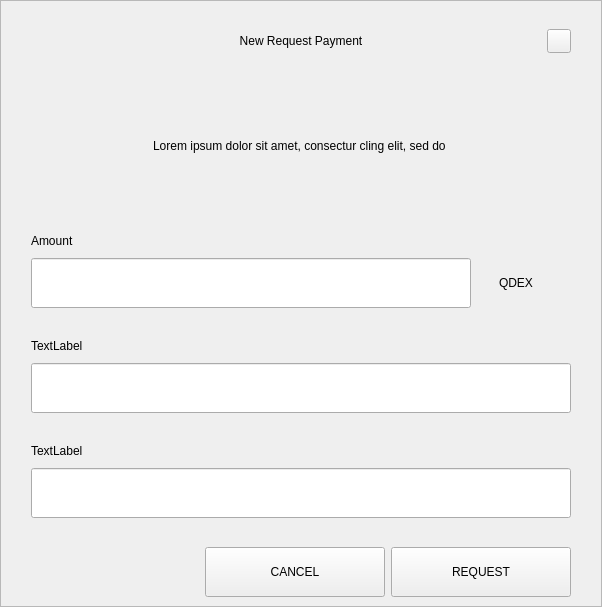
<?xml version="1.0" encoding="UTF-8"?>
<ui version="4.0">
 <class>RequestDialog</class>
 <widget class="QDialog" name="RequestDialog">
  <property name="geometry">
   <rect>
    <x>0</x>
    <y>0</y>
    <width>602</width>
    <height>607</height>
   </rect>
  </property>
  <property name="windowTitle">
   <string>Dialog</string>
  </property>
  <layout class="QVBoxLayout" name="verticalLayout_5">
   <property name="spacing">
    <number>0</number>
   </property>
   <property name="leftMargin">
    <number>0</number>
   </property>
   <property name="topMargin">
    <number>0</number>
   </property>
   <property name="rightMargin">
    <number>0</number>
   </property>
   <property name="bottomMargin">
    <number>0</number>
   </property>
   <item>
    <widget class="QFrame" name="frame">
     <property name="styleSheet">
      <string notr="true"/>
     </property>
     <property name="frameShape">
      <enum>QFrame::StyledPanel</enum>
     </property>
     <property name="frameShadow">
      <enum>QFrame::Raised</enum>
     </property>
     <layout class="QVBoxLayout" name="verticalLayout_4" stretch="1,0,0">
      <property name="spacing">
       <number>0</number>
      </property>
      <property name="leftMargin">
       <number>30</number>
      </property>
      <property name="topMargin">
       <number>20</number>
      </property>
      <property name="rightMargin">
       <number>30</number>
      </property>
      <property name="bottomMargin">
       <number>0</number>
      </property>
      <item>
       <layout class="QHBoxLayout" name="horizontalLayout_3">
        <property name="spacing">
         <number>0</number>
        </property>
        <item>
         <spacer name="horizontalSpacer_21">
          <property name="orientation">
           <enum>Qt::Horizontal</enum>
          </property>
          <property name="sizeHint" stdset="0">
           <size>
            <width>40</width>
            <height>20</height>
           </size>
          </property>
         </spacer>
        </item>
        <item>
         <widget class="QLabel" name="labelTitle">
          <property name="minimumSize">
           <size>
            <width>0</width>
            <height>40</height>
           </size>
          </property>
          <property name="maximumSize">
           <size>
            <width>16777215</width>
            <height>40</height>
           </size>
          </property>
          <property name="styleSheet">
           <string notr="true">padding-left:24px;</string>
          </property>
          <property name="text">
           <string>New Request Payment</string>
          </property>
          <property name="alignment">
           <set>Qt::AlignCenter</set>
          </property>
          <property name="margin">
           <number>7</number>
          </property>
         </widget>
        </item>
        <item>
         <spacer name="horizontalSpacer">
          <property name="orientation">
           <enum>Qt::Horizontal</enum>
          </property>
          <property name="sizeHint" stdset="0">
           <size>
            <width>40</width>
            <height>20</height>
           </size>
          </property>
         </spacer>
        </item>
        <item>
         <widget class="QPushButton" name="btnEsc">
          <property name="minimumSize">
           <size>
            <width>24</width>
            <height>24</height>
           </size>
          </property>
          <property name="maximumSize">
           <size>
            <width>24</width>
            <height>24</height>
           </size>
          </property>
          <property name="focusPolicy">
           <enum>Qt::NoFocus</enum>
          </property>
          <property name="text">
           <string/>
          </property>
         </widget>
        </item>
       </layout>
      </item>
      <item>
       <widget class="QStackedWidget" name="stack">
        <property name="minimumSize">
         <size>
          <width>540</width>
          <height>0</height>
         </size>
        </property>
        <property name="maximumSize">
         <size>
          <width>540</width>
          <height>16777215</height>
         </size>
        </property>
        <property name="currentIndex">
         <number>0</number>
        </property>
        <widget class="QWidget" name="page_1">
         <property name="minimumSize">
          <size>
           <width>540</width>
           <height>0</height>
          </size>
         </property>
         <property name="maximumSize">
          <size>
           <width>540</width>
           <height>16777215</height>
          </size>
         </property>
         <layout class="QVBoxLayout" name="layout1">
          <property name="spacing">
           <number>0</number>
          </property>
          <property name="leftMargin">
           <number>0</number>
          </property>
          <property name="topMargin">
           <number>0</number>
          </property>
          <property name="rightMargin">
           <number>0</number>
          </property>
          <property name="bottomMargin">
           <number>0</number>
          </property>
          <item>
           <spacer name="verticalSpacer_21">
            <property name="orientation">
             <enum>Qt::Vertical</enum>
            </property>
            <property name="sizeType">
             <enum>QSizePolicy::Fixed</enum>
            </property>
            <property name="sizeHint" stdset="0">
             <size>
              <width>20</width>
              <height>30</height>
             </size>
            </property>
           </spacer>
          </item>
          <item alignment="Qt::AlignHCenter">
           <widget class="QLabel" name="labelMessage">
            <property name="minimumSize">
             <size>
              <width>400</width>
              <height>50</height>
             </size>
            </property>
            <property name="text">
             <string>Lorem ipsum dolor sit amet, consectur cling elit, sed do </string>
            </property>
            <property name="alignment">
             <set>Qt::AlignCenter</set>
            </property>
            <property name="wordWrap">
             <bool>true</bool>
            </property>
           </widget>
          </item>
          <item alignment="Qt::AlignBottom">
           <widget class="QWidget" name="containerAmount" native="true">
            <layout class="QVBoxLayout" name="verticalLayout">
             <property name="spacing">
              <number>9</number>
             </property>
             <property name="leftMargin">
              <number>0</number>
             </property>
             <property name="topMargin">
              <number>0</number>
             </property>
             <property name="rightMargin">
              <number>0</number>
             </property>
             <property name="bottomMargin">
              <number>0</number>
             </property>
             <item>
              <widget class="QLabel" name="labelSubtitleAmount">
               <property name="minimumSize">
                <size>
                 <width>350</width>
                 <height>16</height>
                </size>
               </property>
               <property name="maximumSize">
                <size>
                 <width>16777215</width>
                 <height>16</height>
                </size>
               </property>
               <property name="text">
                <string>Amount</string>
               </property>
              </widget>
             </item>
             <item alignment="Qt::AlignTop">
              <widget class="QWidget" name="layoutAmount" native="true">
               <layout class="QHBoxLayout" name="horizontalLayout" stretch="2,0">
                <property name="spacing">
                 <number>0</number>
                </property>
                <property name="leftMargin">
                 <number>0</number>
                </property>
                <property name="topMargin">
                 <number>0</number>
                </property>
                <property name="rightMargin">
                 <number>0</number>
                </property>
                <property name="bottomMargin">
                 <number>0</number>
                </property>
                <item>
                 <widget class="QLineEdit" name="lineEditAmount">
                  <property name="minimumSize">
                   <size>
                    <width>0</width>
                    <height>50</height>
                   </size>
                  </property>
                  <property name="maximumSize">
                   <size>
                    <width>16777215</width>
                    <height>50</height>
                   </size>
                  </property>
                 </widget>
                </item>
                <item>
                 <widget class="QWidget" name="comboContainer" native="true">
                  <property name="minimumSize">
                   <size>
                    <width>100</width>
                    <height>50</height>
                   </size>
                  </property>
                  <property name="maximumSize">
                   <size>
                    <width>16777215</width>
                    <height>50</height>
                   </size>
                  </property>
                  <layout class="QHBoxLayout" name="horizontalLayout_31">
                   <property name="spacing">
                    <number>0</number>
                   </property>
                   <property name="leftMargin">
                    <number>0</number>
                   </property>
                   <property name="topMargin">
                    <number>0</number>
                   </property>
                   <property name="rightMargin">
                    <number>10</number>
                   </property>
                   <property name="bottomMargin">
                    <number>0</number>
                   </property>
                   <item>
                    <widget class="QLabel" name="comboBoxCoin">
                     <property name="text">
                      <string>QDEX</string>
                     </property>
                     <property name="alignment">
                      <set>Qt::AlignCenter</set>
                     </property>
                    </widget>
                   </item>
                  </layout>
                 </widget>
                </item>
               </layout>
              </widget>
             </item>
            </layout>
           </widget>
          </item>
          <item>
           <spacer name="verticalSpacer_31">
            <property name="orientation">
             <enum>Qt::Vertical</enum>
            </property>
            <property name="sizeType">
             <enum>QSizePolicy::Fixed</enum>
            </property>
            <property name="sizeHint" stdset="0">
             <size>
              <width>20</width>
              <height>30</height>
             </size>
            </property>
           </spacer>
          </item>
          <item>
           <layout class="QVBoxLayout" name="verticalLayoutLabel">
            <property name="spacing">
             <number>9</number>
            </property>
            <item>
             <widget class="QLabel" name="labelSubtitleLabel">
              <property name="minimumSize">
               <size>
                <width>0</width>
                <height>16</height>
               </size>
              </property>
              <property name="maximumSize">
               <size>
                <width>16777215</width>
                <height>16</height>
               </size>
              </property>
              <property name="text">
               <string>TextLabel</string>
              </property>
             </widget>
            </item>
            <item>
             <widget class="QLineEdit" name="lineEditLabel">
              <property name="minimumSize">
               <size>
                <width>0</width>
                <height>50</height>
               </size>
              </property>
              <property name="maximumSize">
               <size>
                <width>16777215</width>
                <height>50</height>
               </size>
              </property>
             </widget>
            </item>
           </layout>
          </item>
          <item>
           <spacer name="verticalSpacer_34">
            <property name="orientation">
             <enum>Qt::Vertical</enum>
            </property>
            <property name="sizeType">
             <enum>QSizePolicy::Fixed</enum>
            </property>
            <property name="sizeHint" stdset="0">
             <size>
              <width>20</width>
              <height>30</height>
             </size>
            </property>
           </spacer>
          </item>
          <item>
           <layout class="QVBoxLayout" name="verticalLayoutDescription">
            <property name="spacing">
             <number>9</number>
            </property>
            <item>
             <widget class="QLabel" name="labelSubtitleDescription">
              <property name="minimumSize">
               <size>
                <width>0</width>
                <height>16</height>
               </size>
              </property>
              <property name="maximumSize">
               <size>
                <width>16777215</width>
                <height>16</height>
               </size>
              </property>
              <property name="text">
               <string>TextLabel</string>
              </property>
             </widget>
            </item>
            <item>
             <widget class="QLineEdit" name="lineEditDescription">
              <property name="minimumSize">
               <size>
                <width>0</width>
                <height>50</height>
               </size>
              </property>
              <property name="maximumSize">
               <size>
                <width>16777215</width>
                <height>50</height>
               </size>
              </property>
             </widget>
            </item>
            <item>
             <spacer name="verticalSpacer_4">
              <property name="orientation">
               <enum>Qt::Vertical</enum>
              </property>
              <property name="sizeType">
               <enum>QSizePolicy::Fixed</enum>
              </property>
              <property name="sizeHint" stdset="0">
               <size>
                <width>20</width>
                <height>20</height>
               </size>
              </property>
             </spacer>
            </item>
           </layout>
          </item>
         </layout>
        </widget>
        <widget class="QWidget" name="page_2">
         <layout class="QVBoxLayout" name="layout2">
          <item>
           <spacer name="verticalSpacer_5">
            <property name="orientation">
             <enum>Qt::Vertical</enum>
            </property>
            <property name="sizeType">
             <enum>QSizePolicy::Fixed</enum>
            </property>
            <property name="sizeHint" stdset="0">
             <size>
              <width>20</width>
              <height>50</height>
             </size>
            </property>
           </spacer>
          </item>
          <item alignment="Qt::AlignHCenter">
           <widget class="QLabel" name="labelQrImg">
            <property name="minimumSize">
             <size>
              <width>260</width>
              <height>260</height>
             </size>
            </property>
            <property name="maximumSize">
             <size>
              <width>260</width>
              <height>260</height>
             </size>
            </property>
            <property name="text">
             <string/>
            </property>
            <property name="alignment">
             <set>Qt::AlignCenter</set>
            </property>
           </widget>
          </item>
          <item>
           <spacer name="verticalSpacer_2">
            <property name="orientation">
             <enum>Qt::Vertical</enum>
            </property>
            <property name="sizeType">
             <enum>QSizePolicy::Fixed</enum>
            </property>
            <property name="sizeHint" stdset="0">
             <size>
              <width>20</width>
              <height>30</height>
             </size>
            </property>
           </spacer>
          </item>
          <item alignment="Qt::AlignHCenter">
           <widget class="QLabel" name="labelAddress">
            <property name="text">
             <string>D7VFR83SQbiezrW72hjcWJtcfip5krte2Z </string>
            </property>
           </widget>
          </item>
          <item>
           <spacer name="verticalSpacer_32">
            <property name="orientation">
             <enum>Qt::Vertical</enum>
            </property>
            <property name="sizeType">
             <enum>QSizePolicy::Expanding</enum>
            </property>
            <property name="sizeHint" stdset="0">
             <size>
              <width>20</width>
              <height>20</height>
             </size>
            </property>
           </spacer>
          </item>
          <item>
           <layout class="QHBoxLayout" name="horizontal">
            <property name="leftMargin">
             <number>20</number>
            </property>
            <property name="rightMargin">
             <number>20</number>
            </property>
            <property name="bottomMargin">
             <number>20</number>
            </property>
            <item>
             <spacer name="horizontalSpacer_4">
              <property name="orientation">
               <enum>Qt::Horizontal</enum>
              </property>
              <property name="sizeHint" stdset="0">
               <size>
                <width>40</width>
                <height>20</height>
               </size>
              </property>
             </spacer>
            </item>
            <item>
             <widget class="QPushButton" name="btnCopyAddress">
              <property name="minimumSize">
               <size>
                <width>180</width>
                <height>50</height>
               </size>
              </property>
              <property name="text">
               <string>COPY ADDRESS</string>
              </property>
             </widget>
            </item>
            <item>
             <widget class="QPushButton" name="btnCopyUrl">
              <property name="minimumSize">
               <size>
                <width>180</width>
                <height>50</height>
               </size>
              </property>
              <property name="text">
               <string>COPY URL</string>
              </property>
             </widget>
            </item>
            <item>
             <spacer name="horizontalSpacer_2">
              <property name="orientation">
               <enum>Qt::Horizontal</enum>
              </property>
              <property name="sizeHint" stdset="0">
               <size>
                <width>40</width>
                <height>20</height>
               </size>
              </property>
             </spacer>
            </item>
           </layout>
          </item>
         </layout>
        </widget>
       </widget>
      </item>
      <item>
       <widget class="QWidget" name="buttonsStack" native="true">
        <layout class="QHBoxLayout" name="horizontalLayout_5">
         <property name="leftMargin">
          <number>20</number>
         </property>
         <property name="rightMargin">
          <number>0</number>
         </property>
         <item>
          <spacer name="horizontalSpacer_41">
           <property name="orientation">
            <enum>Qt::Horizontal</enum>
           </property>
           <property name="sizeHint" stdset="0">
            <size>
             <width>40</width>
             <height>20</height>
            </size>
           </property>
          </spacer>
         </item>
         <item>
          <widget class="QPushButton" name="btnCancel">
           <property name="minimumSize">
            <size>
             <width>180</width>
             <height>50</height>
            </size>
           </property>
           <property name="focusPolicy">
            <enum>Qt::NoFocus</enum>
           </property>
           <property name="text">
            <string>CANCEL</string>
           </property>
          </widget>
         </item>
         <item>
          <widget class="QPushButton" name="btnSave">
           <property name="minimumSize">
            <size>
             <width>180</width>
             <height>50</height>
            </size>
           </property>
           <property name="focusPolicy">
            <enum>Qt::NoFocus</enum>
           </property>
           <property name="text">
            <string>REQUEST</string>
           </property>
          </widget>
         </item>
        </layout>
       </widget>
      </item>
     </layout>
    </widget>
   </item>
  </layout>
 </widget>
 <resources/>
 <connections/>
</ui>
